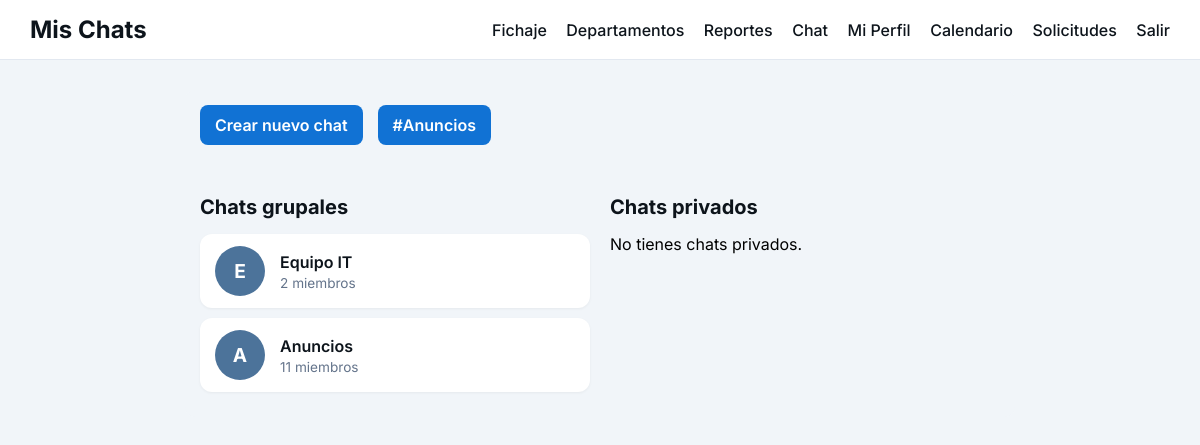
Page /chat/ (signed in) on the committed database.
### empleados/models.py (models this page shows, shortened)
class ChatGroup(models.Model):
    nombre = models.CharField(max_length=150)
    descripcion = models.TextField(blank=True)
    miembros = models.ManyToManyField(Empleado, related_name='grupos')
    creado = models.DateTimeField(auto_now_add=True)

### empleados/views.py (the view)
# urls.py: path('chat/', views.chat_groups_list, name='chat_groups_list'),
@login_required
def chat_groups_list(request):
    empleado, _ = Empleado.objects.get_or_create(user=request.user)
    grupos = ChatGroup.objects.filter(miembros=empleado)
    privados_ids = Message.objects.filter(
        Q(sender=empleado) | Q(recipient=empleado),
        group__isnull=True
    ).values_list('sender', 'recipient')
    privados_ids_flat = set()
    for sid, rid in privados_ids:
        if sid != empleado.id:
            privados_ids_flat.add(sid)
        if rid != empleado.id:
            privados_ids_flat.add(rid)
    privados = Empleado.objects.filter(id__in=privados_ids_flat)
    grupo_anuncios, created = ChatGroup.objects.get_or_create(nombre='Anuncios', defaults={'descripcion': 'Noticias internas'})
    if created:
        grupo_anuncios.miembros.set(Empleado.objects.all())
    else:
        todos = Empleado.objects.all()
        grupo_anuncios.miembros.set(todos)
    return render(request, 'empleados/chat_groups_list.html', {
        'empleado': empleado,
        'grupos': grupos,
        'privados': privados,
        'obtener_grupo_anuncios': grupo_anuncios,
    })

### templates/empleados/chat_groups_list.html (shortened to what this page needs)
{% load static %}
<!DOCTYPE html>
<html lang="es">
<head>
    <link rel="stylesheet" href="{% static 'empleados/css/chat.css' %}">
</head>
<body>
<header>
    <div class="logo">Mis Chats</div>
    <nav>
        <a href="/fichar/">Fichaje</a>
        <a href="/departamentos/">Departamentos</a>
        <a href="/reportes/">Reportes</a>
        <a href="/chat/">Chat</a>
        <a href="{% url 'perfil' %}">Mi Perfil</a>
        <a href="/calendario/">Calendario</a>
        <a href="/solicitudes/">Solicitudes</a>
        <a href="/">Salir</a>
    </nav>
</header>
<div class="container">
    <div class="top-links">
        <a class="btn-link" href="{% url 'crear_chat' %}">Crear nuevo chat</a>
        <a class="btn-link" href="{% url 'chat_group_detail' obtener_grupo_anuncios.id %}">#Anuncios</a>
    </div>
    <div class="chat-columns">
        <div class="chat-column">
            <h2>Chats grupales</h2>
            <ul class="chats-list">
                {% for g in grupos %}
                <li class="chat-item">
                    <div class="chat-avatar">{{ g.nombre|slice:":1" }}</div>
                    <div class="chat-content">
                        <div class="chat-name">{{ g.nombre }}</div>
                        <div class="chat-details">{{ g.miembros.count }} miembros</div>
                    </div>
                    <a class="chat-link" href="{% url 'chat_group_detail' g.id %}"></a>
                </li>
                {% empty %}
                    <li>No perteneces a ningún grupo.</li>
                {% endfor %}
            </ul>
        </div>
        <div class="chat-column">
            <h2>Chats privados</h2>
            <ul class="chats-list">
                {% for p in privados %}
                <li class="chat-item">
                    <div class="chat-avatar">{{ p.user.get_full_name|default:p.user.username|slice:":1" }}</div>
                    <div class="chat-content">
                        <div class="chat-name">{{ p.user.get_full_name|default:p.user.username }}</div>
                        <div class="chat-details">Último mensaje</div>
                    </div>
                    <a class="chat-link" href="{% url 'private_chat' p.id %}"></a>
                </li>
                {% empty %}
                    <li>No tienes chats privados.</li>
                {% endfor %}
            </ul>
        </div>
    </div>
</div>
</body>
</html>

### empleados/static/empleados/css/chat.css (style rules this page uses)
body { font-family: 'Inter', 'Noto Sans', sans-serif; background-color: #f1f5f9; margin: 0; padding: 0; }
header { display: flex; justify-content: space-between; align-items: center; background-color: #fff; padding: 15px 30px; border-bottom: 1px solid #e7edf3; position: sticky; top: 0; z-index: 100; }
header .logo { font-weight: 700; font-size: 1.5rem; color: #0d141b; }
header nav a { margin-left: 20px; text-decoration: none; color: #0d141b; font-weight: 500; }
.container { max-width: 800px; margin: 30px auto; padding: 0 15px; }
h2 { font-size: 1.25rem; color: #0d141b; margin-top: 30px; margin-bottom: 15px; }
ul.chats-list { list-style: none; padding: 0; }
ul.chats-list li { margin-bottom: 10px; }
ul.chats-list li a { text-decoration: none; color: #0d141b; font-weight: 500; }
header { display: flex; justify-content: space-between; align-items: center; background-color: #fff; padding: 15px 30px; border-bottom: 1px solid #e2e8f0; }
header nav a { margin-left: 15px; text-decoration: none; color: #0d141b; font-weight: 500; }
.container { max-width: 800px; margin: 30px auto; padding: 15px; background-color: #f1f5f9; border-radius: 10px; }
.chats-list { list-style: none; padding: 0; margin: 0; }
.chat-item { display: flex; align-items: center; padding: 12px 15px; margin-bottom: 10px; background-color: #fff; border-radius: 12px; position: relative; cursor: pointer; box-shadow: 0 1px 3px rgba(0,0,0,0.05); transition: background-color 0.2s ease; }
.chat-avatar { width: 50px; height: 50px; border-radius: 50%; flex-shrink: 0; background-color: #4c739a; color: white; display: flex; justify-content: center; align-items: center; font-weight: bold; font-size: 1.2rem; margin-right: 15px; overflow: hidden; }
.chat-content { flex-grow: 1; display: flex; flex-direction: column; }
.chat-name { font-weight: 600; color: #0d141b; margin-bottom: 3px; }
.chat-details { font-size: 0.85rem; color: #64748b; }
.chat-link { position: absolute; top: 0; left: 0; width: 100%; height: 100%; text-decoration: none; z-index: 1; }
.chat-columns { display: flex; gap: 20px; margin-top: 20px; }
.chat-column { flex: 1; }
.top-links { display: flex; gap: 15px; margin-bottom: 20px; }
.btn-link { display: inline-block; background-color: #1172d4; color: white; padding: 10px 15px; border-radius: 8px; text-decoration: none; font-weight: 600; transition: background-color 0.2s ease; }

### rows in the picture
ChatGroup: nombre "E", nombre "Equipo IT", miembros.count "2"
ChatGroup: nombre "A", nombre "Anuncios", miembros.count "11"
